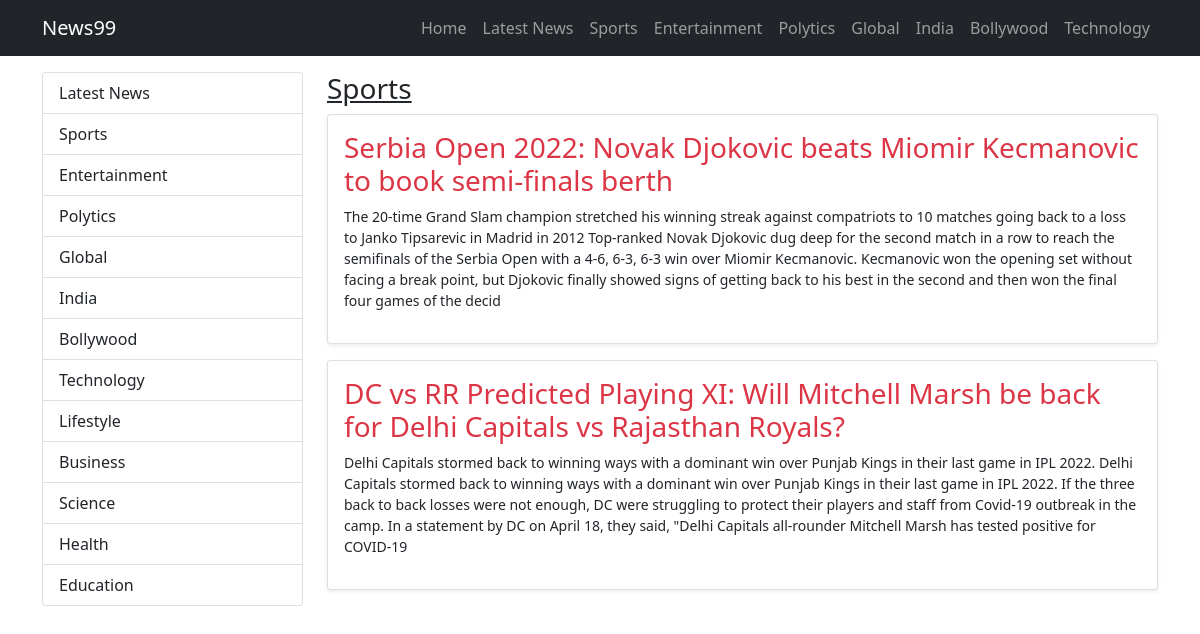
Page /category/sports/ on the committed database.
### article/models.py (models this page shows, shortened)
class Category(models.Model):
    name = models.CharField(max_length=100)
    slug = models.SlugField(max_length=100)
    status = models.BooleanField(default=True)

class News(models.Model):
    title = models.CharField(max_length=200)
    description = models.TextField()
    category = models.ForeignKey('Category', default=1, on_delete=models.CASCADE, blank=True)
    doc = models.DateField(auto_now_add=True)
    slug = models.SlugField(max_length=100)
    status = models.BooleanField(default=True)
    author = models.CharField(max_length=100)

### article/views.py (the view)
# urls.py: path("category/<str:slug>/", CategoryView.as_view(), name="category"),
class CategoryView(View):
    def get(self, request, slug):
        return render(request, "category.html", {
            'categories': Category.objects.filter(status=True),
            'category': Category.objects.get(slug=slug),
            'nav_cats': Category.objects.filter(status=True)[0:7],
        })

### article/templates/category.html
{% extends "base.html" %}
{% block content %}
<div class="col-lg-3">
    <div class="list-group">
        <a href="" class="list-group-item list-group-item-action">Latest News</a>
        {% for category in categories %}
        <a href="{% url 'category' category.slug %}" class="list-group-item list-group-item-action">{{category.name}}</a>
        {% endfor %}
    </div>
</div>
<div class="col-lg-9">
    <h3 class="text-decoration-underline">{{category.name}}</h3>
    {% for news in category.news_set.all %}
    <div class="card mb-3 shadow shadow-sm">
        <a href="{% url 'news' news.slug %}" class="text-decoration-none text-dark">
        <div class="card-body">
            <h3 class="nav-link p-0 text-danger">{{news.title}}</h3>
            <p class="small">{{news.description|slice:":500"}}</p>
        </div>
        </a>
    </div>
    {% endfor %}
</div>
{% endblock content %}

### article/templates/base.html (shortened to what this page needs)
<!DOCTYPE html>
<html lang="en">
<head>
    <link href="https://cdn.jsdelivr.net/npm/bootstrap@5.1.3/dist/css/bootstrap.min.css" rel="stylesheet">
</head>
<body>
    <nav class="navbar sticky-top navbar-expand-lg bg-dark navbar-dark">
        <div class="container">
            <a href="{% url 'homepage'%}" class="navbar-brand">News99</a>
            <ul class="navbar-nav">
                <li class="nav-item">
                    <a href="{% url 'homepage'%}" class="nav-link">Home</a>
                </li>
                <li class="nav-item">
                    <a href="" class="nav-link">Latest News</a>
                </li>
                {% for nav_cat in nav_cats %}
                <li class="nav-item">
                    <a href="{% url 'category' nav_cat.slug %}" class="nav-link">{{nav_cat.name}}</a>
                </li>
                {% endfor %}
            </ul>
        </div>
    </nav>
    <div class="container">
        <div class="row my-3">
            {% block content %}{% endblock content %}
        </div>
    </div>
</body>
</html>

### rows in the picture
Category: name "Sports"
Category: name "Entertainment"
Category: name "Polytics"
Category: name "Global"
Category: name "India"
Category: name "Bollywood"
Category: name "Technology"
Category: name "Lifestyle"
Category: name "Business"
Category: name "Science"
Category: name "Health"
Category: name "Education"
News: title "Serbia Open 2022: Novak Djokovic beats Miomir Kecmanovic to book semi-finals berth", description "The 20-time Grand Slam champion stretched his winning streak against compatriots to 10 matches going back to a loss to Janko Tipsarevic in Madrid in 2012 Top-ranked Novak Djokovic dug deep for the second match in a row to reach the semifinals of the Serbia Open with a 4-6, 6-3, 6-3 win over Miomir Kecmanovic. Kecmanovic won the opening set without facing a break point, but Djokovic finally showed signs of getting back to his best in the second and then won the final four games of the decid"
News: title "DC vs RR Predicted Playing XI: Will Mitchell Marsh be back for Delhi Capitals vs Rajasthan Royals?", description "Delhi Capitals stormed back to winning ways with a dominant win over Punjab Kings in their last game in IPL 2022. Delhi Capitals stormed back to winning ways with a dominant win over Punjab Kings in their last game in IPL 2022. If the three back to back losses were not enough, DC were struggling to protect their players and staff from Covid-19 outbreak in the camp. In a statement by DC on April 18, they said, \"Delhi Capitals all-rounder Mitchell Marsh has tested positive for COVID-19"
